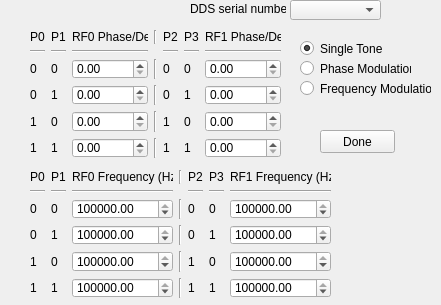
<?xml version="1.0" encoding="UTF-8"?>
<ui version="4.0">
 <class>DDSDialog</class>
 <widget class="QDialog" name="DDSDialog">
  <property name="enabled">
   <bool>true</bool>
  </property>
  <property name="geometry">
   <rect>
    <x>0</x>
    <y>0</y>
    <width>441</width>
    <height>305</height>
   </rect>
  </property>
  <property name="minimumSize">
   <size>
    <width>405</width>
    <height>0</height>
   </size>
  </property>
  <property name="windowTitle">
   <string>Dialog</string>
  </property>
  <widget class="QPushButton" name="exitButton">
   <property name="geometry">
    <rect>
     <x>320</x>
     <y>130</y>
     <width>75</width>
     <height>23</height>
    </rect>
   </property>
   <property name="cursor">
    <cursorShape>ArrowCursor</cursorShape>
   </property>
   <property name="mouseTracking">
    <bool>false</bool>
   </property>
   <property name="focusPolicy">
    <enum>Qt::StrongFocus</enum>
   </property>
   <property name="layoutDirection">
    <enum>Qt::LeftToRight</enum>
   </property>
   <property name="text">
    <string>Done</string>
   </property>
   <property name="autoDefault">
    <bool>false</bool>
   </property>
  </widget>
  <widget class="QComboBox" name="sernumBox">
   <property name="geometry">
    <rect>
     <x>290</x>
     <y>0</y>
     <width>91</width>
     <height>20</height>
    </rect>
   </property>
  </widget>
  <widget class="QLabel" name="label_10">
   <property name="geometry">
    <rect>
     <x>190</x>
     <y>0</y>
     <width>96</width>
     <height>17</height>
    </rect>
   </property>
   <property name="text">
    <string>DDS serial number:</string>
   </property>
  </widget>
  <widget class="QWidget" name="phase_profiles" native="true">
   <property name="enabled">
    <bool>true</bool>
   </property>
   <property name="geometry">
    <rect>
     <x>30</x>
     <y>30</y>
     <width>251</width>
     <height>128</height>
    </rect>
   </property>
   <layout class="QGridLayout" name="gridLayout_2">
    <item row="2" column="5">
     <widget class="QLabel" name="label_11">
      <property name="text">
       <string>0</string>
      </property>
     </widget>
    </item>
    <item row="0" column="5">
     <widget class="QLabel" name="label_26">
      <property name="text">
       <string>P3</string>
      </property>
     </widget>
    </item>
    <item row="1" column="6">
     <widget class="Line" name="line_7">
      <property name="orientation">
       <enum>Qt::Horizontal</enum>
      </property>
     </widget>
    </item>
    <item row="2" column="2">
     <widget class="QDoubleSpinBox" name="phase0ch0">
      <property name="enabled">
       <bool>true</bool>
      </property>
      <property name="mouseTracking">
       <bool>false</bool>
      </property>
      <property name="wrapping">
       <bool>false</bool>
      </property>
      <property name="frame">
       <bool>true</bool>
      </property>
      <property name="maximum">
       <double>360.000000000000000</double>
      </property>
      <property name="singleStep">
       <double>10.000000000000000</double>
      </property>
     </widget>
    </item>
    <item row="1" column="0">
     <widget class="Line" name="line_8">
      <property name="orientation">
       <enum>Qt::Horizontal</enum>
      </property>
     </widget>
    </item>
    <item row="1" column="1">
     <widget class="Line" name="line_9">
      <property name="orientation">
       <enum>Qt::Horizontal</enum>
      </property>
     </widget>
    </item>
    <item row="4" column="4">
     <widget class="QLabel" name="label_35">
      <property name="text">
       <string>1</string>
      </property>
     </widget>
    </item>
    <item row="1" column="2">
     <widget class="Line" name="line_10">
      <property name="orientation">
       <enum>Qt::Horizontal</enum>
      </property>
     </widget>
    </item>
    <item row="1" column="4">
     <widget class="Line" name="line_11">
      <property name="orientation">
       <enum>Qt::Horizontal</enum>
      </property>
     </widget>
    </item>
    <item row="1" column="5">
     <widget class="Line" name="line_12">
      <property name="orientation">
       <enum>Qt::Horizontal</enum>
      </property>
     </widget>
    </item>
    <item row="5" column="5">
     <widget class="QLabel" name="label_37">
      <property name="text">
       <string>1</string>
      </property>
     </widget>
    </item>
    <item row="4" column="5">
     <widget class="QLabel" name="label_15">
      <property name="text">
       <string>0</string>
      </property>
     </widget>
    </item>
    <item row="3" column="2">
     <widget class="QDoubleSpinBox" name="phase1ch0">
      <property name="maximum">
       <double>360.000000000000000</double>
      </property>
      <property name="singleStep">
       <double>10.000000000000000</double>
      </property>
     </widget>
    </item>
    <item row="3" column="4">
     <widget class="QLabel" name="label_12">
      <property name="text">
       <string>0</string>
      </property>
     </widget>
    </item>
    <item row="4" column="2">
     <widget class="QDoubleSpinBox" name="phase2ch0">
      <property name="maximum">
       <double>360.000000000000000</double>
      </property>
      <property name="singleStep">
       <double>10.000000000000000</double>
      </property>
     </widget>
    </item>
    <item row="0" column="4">
     <widget class="QLabel" name="label_25">
      <property name="text">
       <string>P2</string>
      </property>
     </widget>
    </item>
    <item row="0" column="1">
     <widget class="QLabel" name="label_24">
      <property name="text">
       <string>P1</string>
      </property>
     </widget>
    </item>
    <item row="2" column="4">
     <widget class="QLabel" name="label_13">
      <property name="text">
       <string>0</string>
      </property>
     </widget>
    </item>
    <item row="0" column="0">
     <widget class="QLabel" name="label_23">
      <property name="text">
       <string>P0</string>
      </property>
     </widget>
    </item>
    <item row="5" column="4">
     <widget class="QLabel" name="label_36">
      <property name="text">
       <string>1</string>
      </property>
     </widget>
    </item>
    <item row="3" column="5">
     <widget class="QLabel" name="label_34">
      <property name="text">
       <string>1</string>
      </property>
     </widget>
    </item>
    <item row="0" column="3">
     <widget class="Line" name="line_13">
      <property name="orientation">
       <enum>Qt::Vertical</enum>
      </property>
     </widget>
    </item>
    <item row="2" column="3">
     <widget class="Line" name="line_14">
      <property name="orientation">
       <enum>Qt::Vertical</enum>
      </property>
     </widget>
    </item>
    <item row="3" column="3">
     <widget class="Line" name="line_15">
      <property name="orientation">
       <enum>Qt::Vertical</enum>
      </property>
     </widget>
    </item>
    <item row="4" column="3">
     <widget class="Line" name="line_16">
      <property name="orientation">
       <enum>Qt::Vertical</enum>
      </property>
     </widget>
    </item>
    <item row="5" column="3">
     <widget class="Line" name="line_17">
      <property name="orientation">
       <enum>Qt::Vertical</enum>
      </property>
     </widget>
    </item>
    <item row="4" column="0">
     <widget class="QLabel" name="label_38">
      <property name="text">
       <string>1</string>
      </property>
     </widget>
    </item>
    <item row="4" column="1">
     <widget class="QLabel" name="label_16">
      <property name="text">
       <string>0</string>
      </property>
     </widget>
    </item>
    <item row="3" column="0">
     <widget class="QLabel" name="label_14">
      <property name="text">
       <string>0</string>
      </property>
     </widget>
    </item>
    <item row="3" column="1">
     <widget class="QLabel" name="label_40">
      <property name="text">
       <string>1</string>
      </property>
     </widget>
    </item>
    <item row="5" column="0">
     <widget class="QLabel" name="label_39">
      <property name="text">
       <string>1</string>
      </property>
     </widget>
    </item>
    <item row="2" column="1">
     <widget class="QLabel" name="label_17">
      <property name="text">
       <string>0</string>
      </property>
     </widget>
    </item>
    <item row="5" column="1">
     <widget class="QLabel" name="label_41">
      <property name="text">
       <string>1</string>
      </property>
     </widget>
    </item>
    <item row="2" column="0">
     <widget class="QLabel" name="label_18">
      <property name="text">
       <string>0</string>
      </property>
     </widget>
    </item>
    <item row="0" column="2">
     <widget class="QLabel" name="label_27">
      <property name="text">
       <string>RF0 Phase/Deg </string>
      </property>
     </widget>
    </item>
    <item row="0" column="6">
     <widget class="QLabel" name="label_28">
      <property name="text">
       <string>RF1 Phase/Deg </string>
      </property>
     </widget>
    </item>
    <item row="2" column="6">
     <widget class="QDoubleSpinBox" name="phase0ch1">
      <property name="maximum">
       <double>360.000000000000000</double>
      </property>
      <property name="singleStep">
       <double>10.000000000000000</double>
      </property>
     </widget>
    </item>
    <item row="3" column="6">
     <widget class="QDoubleSpinBox" name="phase1ch1">
      <property name="maximum">
       <double>360.000000000000000</double>
      </property>
      <property name="singleStep">
       <double>10.000000000000000</double>
      </property>
     </widget>
    </item>
    <item row="4" column="6">
     <widget class="QDoubleSpinBox" name="phase2ch1">
      <property name="maximum">
       <double>360.000000000000000</double>
      </property>
      <property name="singleStep">
       <double>10.000000000000000</double>
      </property>
     </widget>
    </item>
    <item row="5" column="6">
     <widget class="QDoubleSpinBox" name="phase3ch1">
      <property name="maximum">
       <double>360.000000000000000</double>
      </property>
      <property name="singleStep">
       <double>10.000000000000000</double>
      </property>
     </widget>
    </item>
    <item row="5" column="2">
     <widget class="QDoubleSpinBox" name="phase3ch0">
      <property name="maximum">
       <double>360.000000000000000</double>
      </property>
      <property name="singleStep">
       <double>10.000000000000000</double>
      </property>
     </widget>
    </item>
   </layout>
  </widget>
  <widget class="QRadioButton" name="PhaseModulation">
   <property name="geometry">
    <rect>
     <x>300</x>
     <y>60</y>
     <width>111</width>
     <height>17</height>
    </rect>
   </property>
   <property name="minimumSize">
    <size>
     <width>111</width>
     <height>17</height>
    </size>
   </property>
   <property name="text">
    <string>Phase Modulation</string>
   </property>
   <attribute name="buttonGroup">
    <string>buttonGroup</string>
   </attribute>
  </widget>
  <widget class="QRadioButton" name="SingleTone">
   <property name="geometry">
    <rect>
     <x>300</x>
     <y>40</y>
     <width>82</width>
     <height>17</height>
    </rect>
   </property>
   <property name="minimumSize">
    <size>
     <width>82</width>
     <height>17</height>
    </size>
   </property>
   <property name="text">
    <string>Single Tone</string>
   </property>
   <property name="checked">
    <bool>true</bool>
   </property>
   <attribute name="buttonGroup">
    <string>buttonGroup</string>
   </attribute>
  </widget>
  <widget class="QWidget" name="frequency_profiles" native="true">
   <property name="enabled">
    <bool>true</bool>
   </property>
   <property name="geometry">
    <rect>
     <x>30</x>
     <y>170</y>
     <width>301</width>
     <height>128</height>
    </rect>
   </property>
   <property name="minimumSize">
    <size>
     <width>251</width>
     <height>0</height>
    </size>
   </property>
   <layout class="QGridLayout" name="gridLayout_3">
    <item row="2" column="5">
     <widget class="QLabel" name="label_19">
      <property name="text">
       <string>0</string>
      </property>
     </widget>
    </item>
    <item row="0" column="5">
     <widget class="QLabel" name="label_29">
      <property name="text">
       <string>P3</string>
      </property>
     </widget>
    </item>
    <item row="1" column="6">
     <widget class="Line" name="line_18">
      <property name="orientation">
       <enum>Qt::Horizontal</enum>
      </property>
     </widget>
    </item>
    <item row="2" column="2">
     <widget class="QDoubleSpinBox" name="freq0ch0">
      <property name="enabled">
       <bool>true</bool>
      </property>
      <property name="mouseTracking">
       <bool>false</bool>
      </property>
      <property name="wrapping">
       <bool>false</bool>
      </property>
      <property name="frame">
       <bool>true</bool>
      </property>
      <property name="maximum">
       <double>200000000.000000000000000</double>
      </property>
      <property name="singleStep">
       <double>1000000.000000000000000</double>
      </property>
      <property name="value">
       <double>10000000.000000000000000</double>
      </property>
     </widget>
    </item>
    <item row="1" column="0">
     <widget class="Line" name="line_19">
      <property name="orientation">
       <enum>Qt::Horizontal</enum>
      </property>
     </widget>
    </item>
    <item row="1" column="1">
     <widget class="Line" name="line_20">
      <property name="orientation">
       <enum>Qt::Horizontal</enum>
      </property>
     </widget>
    </item>
    <item row="4" column="4">
     <widget class="QLabel" name="label_42">
      <property name="text">
       <string>1</string>
      </property>
     </widget>
    </item>
    <item row="1" column="2">
     <widget class="Line" name="line_21">
      <property name="orientation">
       <enum>Qt::Horizontal</enum>
      </property>
     </widget>
    </item>
    <item row="1" column="4">
     <widget class="Line" name="line_22">
      <property name="orientation">
       <enum>Qt::Horizontal</enum>
      </property>
     </widget>
    </item>
    <item row="1" column="5">
     <widget class="Line" name="line_23">
      <property name="orientation">
       <enum>Qt::Horizontal</enum>
      </property>
     </widget>
    </item>
    <item row="5" column="5">
     <widget class="QLabel" name="label_43">
      <property name="text">
       <string>1</string>
      </property>
     </widget>
    </item>
    <item row="4" column="5">
     <widget class="QLabel" name="label_20">
      <property name="text">
       <string>0</string>
      </property>
     </widget>
    </item>
    <item row="3" column="2">
     <widget class="QDoubleSpinBox" name="freq1ch0">
      <property name="maximum">
       <double>200000000.000000000000000</double>
      </property>
      <property name="singleStep">
       <double>1000000.000000000000000</double>
      </property>
      <property name="value">
       <double>10000000.000000000000000</double>
      </property>
     </widget>
    </item>
    <item row="3" column="4">
     <widget class="QLabel" name="label_21">
      <property name="text">
       <string>0</string>
      </property>
     </widget>
    </item>
    <item row="4" column="2">
     <widget class="QDoubleSpinBox" name="freq2ch0">
      <property name="maximum">
       <double>200000000.000000000000000</double>
      </property>
      <property name="singleStep">
       <double>1000000.000000000000000</double>
      </property>
      <property name="value">
       <double>10000000.000000000000000</double>
      </property>
     </widget>
    </item>
    <item row="0" column="4">
     <widget class="QLabel" name="label_30">
      <property name="text">
       <string>P2</string>
      </property>
     </widget>
    </item>
    <item row="0" column="1">
     <widget class="QLabel" name="label_31">
      <property name="text">
       <string>P1</string>
      </property>
     </widget>
    </item>
    <item row="2" column="4">
     <widget class="QLabel" name="label_22">
      <property name="text">
       <string>0</string>
      </property>
     </widget>
    </item>
    <item row="0" column="0">
     <widget class="QLabel" name="label_32">
      <property name="text">
       <string>P0</string>
      </property>
     </widget>
    </item>
    <item row="5" column="4">
     <widget class="QLabel" name="label_44">
      <property name="text">
       <string>1</string>
      </property>
     </widget>
    </item>
    <item row="3" column="5">
     <widget class="QLabel" name="label_45">
      <property name="text">
       <string>1</string>
      </property>
     </widget>
    </item>
    <item row="0" column="3">
     <widget class="Line" name="line_24">
      <property name="orientation">
       <enum>Qt::Vertical</enum>
      </property>
     </widget>
    </item>
    <item row="2" column="3">
     <widget class="Line" name="line_25">
      <property name="orientation">
       <enum>Qt::Vertical</enum>
      </property>
     </widget>
    </item>
    <item row="3" column="3">
     <widget class="Line" name="line_26">
      <property name="orientation">
       <enum>Qt::Vertical</enum>
      </property>
     </widget>
    </item>
    <item row="4" column="3">
     <widget class="Line" name="line_27">
      <property name="orientation">
       <enum>Qt::Vertical</enum>
      </property>
     </widget>
    </item>
    <item row="5" column="3">
     <widget class="Line" name="line_28">
      <property name="orientation">
       <enum>Qt::Vertical</enum>
      </property>
     </widget>
    </item>
    <item row="4" column="0">
     <widget class="QLabel" name="label_46">
      <property name="text">
       <string>1</string>
      </property>
     </widget>
    </item>
    <item row="4" column="1">
     <widget class="QLabel" name="label_33">
      <property name="text">
       <string>0</string>
      </property>
     </widget>
    </item>
    <item row="3" column="0">
     <widget class="QLabel" name="label_47">
      <property name="text">
       <string>0</string>
      </property>
     </widget>
    </item>
    <item row="3" column="1">
     <widget class="QLabel" name="label_48">
      <property name="text">
       <string>1</string>
      </property>
     </widget>
    </item>
    <item row="5" column="0">
     <widget class="QLabel" name="label_49">
      <property name="text">
       <string>1</string>
      </property>
     </widget>
    </item>
    <item row="2" column="1">
     <widget class="QLabel" name="label_50">
      <property name="text">
       <string>0</string>
      </property>
     </widget>
    </item>
    <item row="5" column="1">
     <widget class="QLabel" name="label_51">
      <property name="text">
       <string>1</string>
      </property>
     </widget>
    </item>
    <item row="2" column="0">
     <widget class="QLabel" name="label_52">
      <property name="text">
       <string>0</string>
      </property>
     </widget>
    </item>
    <item row="0" column="2">
     <widget class="QLabel" name="label_53">
      <property name="text">
       <string>RF0 Frequency (Hz)</string>
      </property>
     </widget>
    </item>
    <item row="0" column="6">
     <widget class="QLabel" name="label_54">
      <property name="text">
       <string>RF1 Frequency (Hz)</string>
      </property>
     </widget>
    </item>
    <item row="2" column="6">
     <widget class="QDoubleSpinBox" name="freq0ch1">
      <property name="maximum">
       <double>200000000.000000000000000</double>
      </property>
      <property name="singleStep">
       <double>1000000.000000000000000</double>
      </property>
      <property name="value">
       <double>10000000.000000000000000</double>
      </property>
     </widget>
    </item>
    <item row="3" column="6">
     <widget class="QDoubleSpinBox" name="freq1ch1">
      <property name="maximum">
       <double>200000000.000000000000000</double>
      </property>
      <property name="singleStep">
       <double>1000000.000000000000000</double>
      </property>
      <property name="value">
       <double>10000000.000000000000000</double>
      </property>
     </widget>
    </item>
    <item row="4" column="6">
     <widget class="QDoubleSpinBox" name="freq2ch1">
      <property name="maximum">
       <double>200000000.000000000000000</double>
      </property>
      <property name="singleStep">
       <double>1000000.000000000000000</double>
      </property>
      <property name="value">
       <double>10000000.000000000000000</double>
      </property>
     </widget>
    </item>
    <item row="5" column="6">
     <widget class="QDoubleSpinBox" name="freq3ch1">
      <property name="maximum">
       <double>200000000.000000000000000</double>
      </property>
      <property name="singleStep">
       <double>1000000.000000000000000</double>
      </property>
      <property name="value">
       <double>10000000.000000000000000</double>
      </property>
     </widget>
    </item>
    <item row="5" column="2">
     <widget class="QDoubleSpinBox" name="freq3ch0">
      <property name="maximum">
       <double>200000000.000000000000000</double>
      </property>
      <property name="singleStep">
       <double>1000000.000000000000000</double>
      </property>
      <property name="value">
       <double>10000000.000000000000000</double>
      </property>
     </widget>
    </item>
   </layout>
  </widget>
  <widget class="QRadioButton" name="FrequencyModulation">
   <property name="geometry">
    <rect>
     <x>300</x>
     <y>80</y>
     <width>131</width>
     <height>17</height>
    </rect>
   </property>
   <property name="minimumSize">
    <size>
     <width>111</width>
     <height>17</height>
    </size>
   </property>
   <property name="text">
    <string>Frequency Modulation</string>
   </property>
   <attribute name="buttonGroup">
    <string>buttonGroup</string>
   </attribute>
  </widget>
 </widget>
 <resources/>
 <connections>
  <connection>
   <sender>exitButton</sender>
   <signal>clicked()</signal>
   <receiver>DDSDialog</receiver>
   <slot>close()</slot>
   <hints>
    <hint type="sourcelabel">
     <x>375</x>
     <y>200</y>
    </hint>
    <hint type="destinationlabel">
     <x>380</x>
     <y>172</y>
    </hint>
   </hints>
  </connection>
  <connection>
   <sender>FrequencyModulation</sender>
   <signal>clicked()</signal>
   <receiver>phase_profiles</receiver>
   <slot>hide()</slot>
   <hints>
    <hint type="sourcelabel">
     <x>365</x>
     <y>88</y>
    </hint>
    <hint type="destinationlabel">
     <x>155</x>
     <y>93</y>
    </hint>
   </hints>
  </connection>
  <connection>
   <sender>FrequencyModulation</sender>
   <signal>clicked()</signal>
   <receiver>frequency_profiles</receiver>
   <slot>show()</slot>
   <hints>
    <hint type="sourcelabel">
     <x>365</x>
     <y>88</y>
    </hint>
    <hint type="destinationlabel">
     <x>180</x>
     <y>233</y>
    </hint>
   </hints>
  </connection>
  <connection>
   <sender>PhaseModulation</sender>
   <signal>clicked()</signal>
   <receiver>phase_profiles</receiver>
   <slot>show()</slot>
   <hints>
    <hint type="sourcelabel">
     <x>355</x>
     <y>68</y>
    </hint>
    <hint type="destinationlabel">
     <x>155</x>
     <y>93</y>
    </hint>
   </hints>
  </connection>
  <connection>
   <sender>PhaseModulation</sender>
   <signal>clicked()</signal>
   <receiver>frequency_profiles</receiver>
   <slot>hide()</slot>
   <hints>
    <hint type="sourcelabel">
     <x>355</x>
     <y>68</y>
    </hint>
    <hint type="destinationlabel">
     <x>180</x>
     <y>233</y>
    </hint>
   </hints>
  </connection>
  <connection>
   <sender>SingleTone</sender>
   <signal>clicked()</signal>
   <receiver>phase_profiles</receiver>
   <slot>show()</slot>
   <hints>
    <hint type="sourcelabel">
     <x>340</x>
     <y>48</y>
    </hint>
    <hint type="destinationlabel">
     <x>155</x>
     <y>93</y>
    </hint>
   </hints>
  </connection>
  <connection>
   <sender>SingleTone</sender>
   <signal>clicked()</signal>
   <receiver>frequency_profiles</receiver>
   <slot>show()</slot>
   <hints>
    <hint type="sourcelabel">
     <x>340</x>
     <y>48</y>
    </hint>
    <hint type="destinationlabel">
     <x>180</x>
     <y>233</y>
    </hint>
   </hints>
  </connection>
 </connections>
 <buttongroups>
  <buttongroup name="buttonGroup"/>
 </buttongroups>
</ui>
